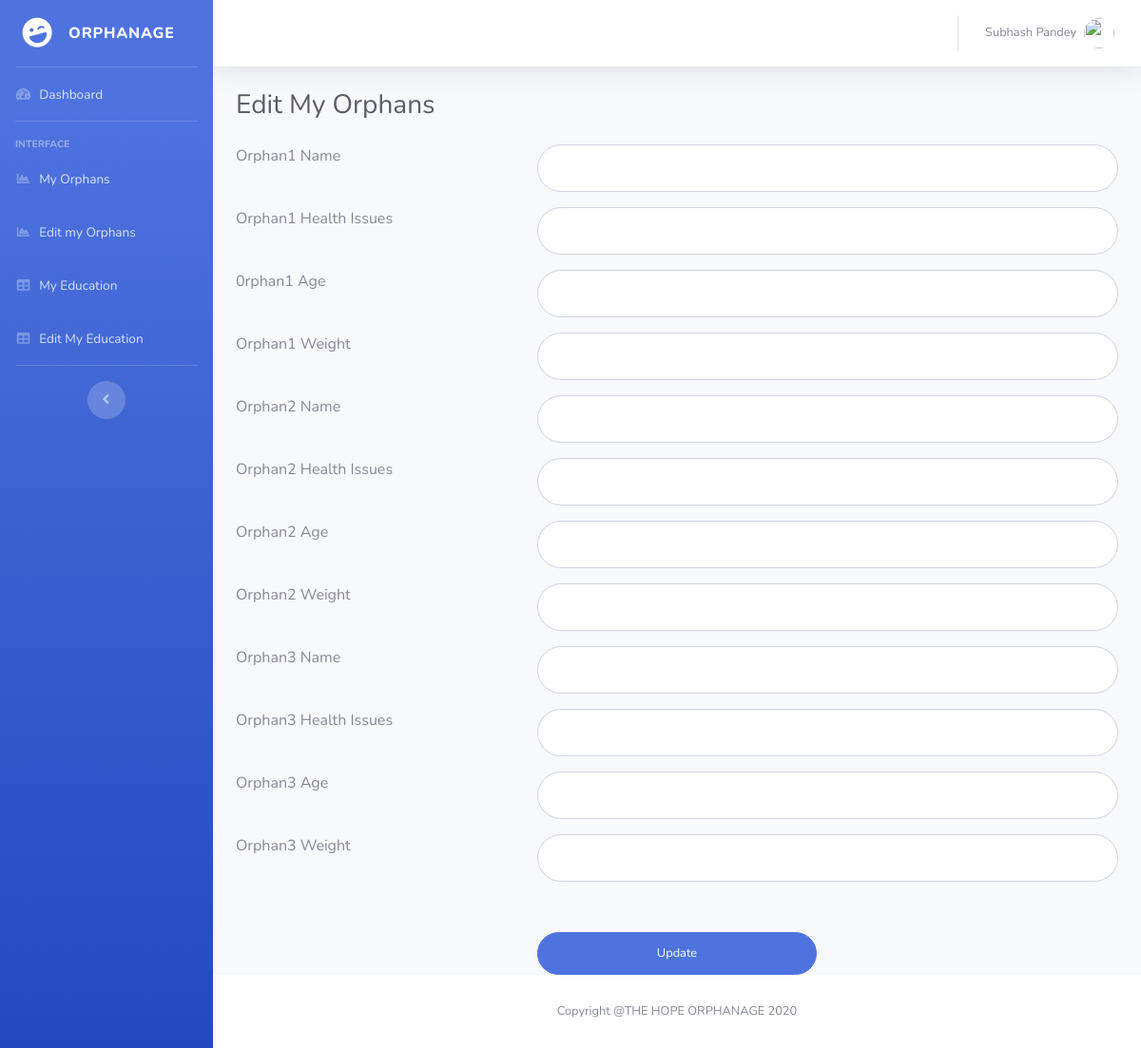
Before: /Orphanage-Record-Management-System-Project/erms/editmyexp.php (signed in) with the older database file.
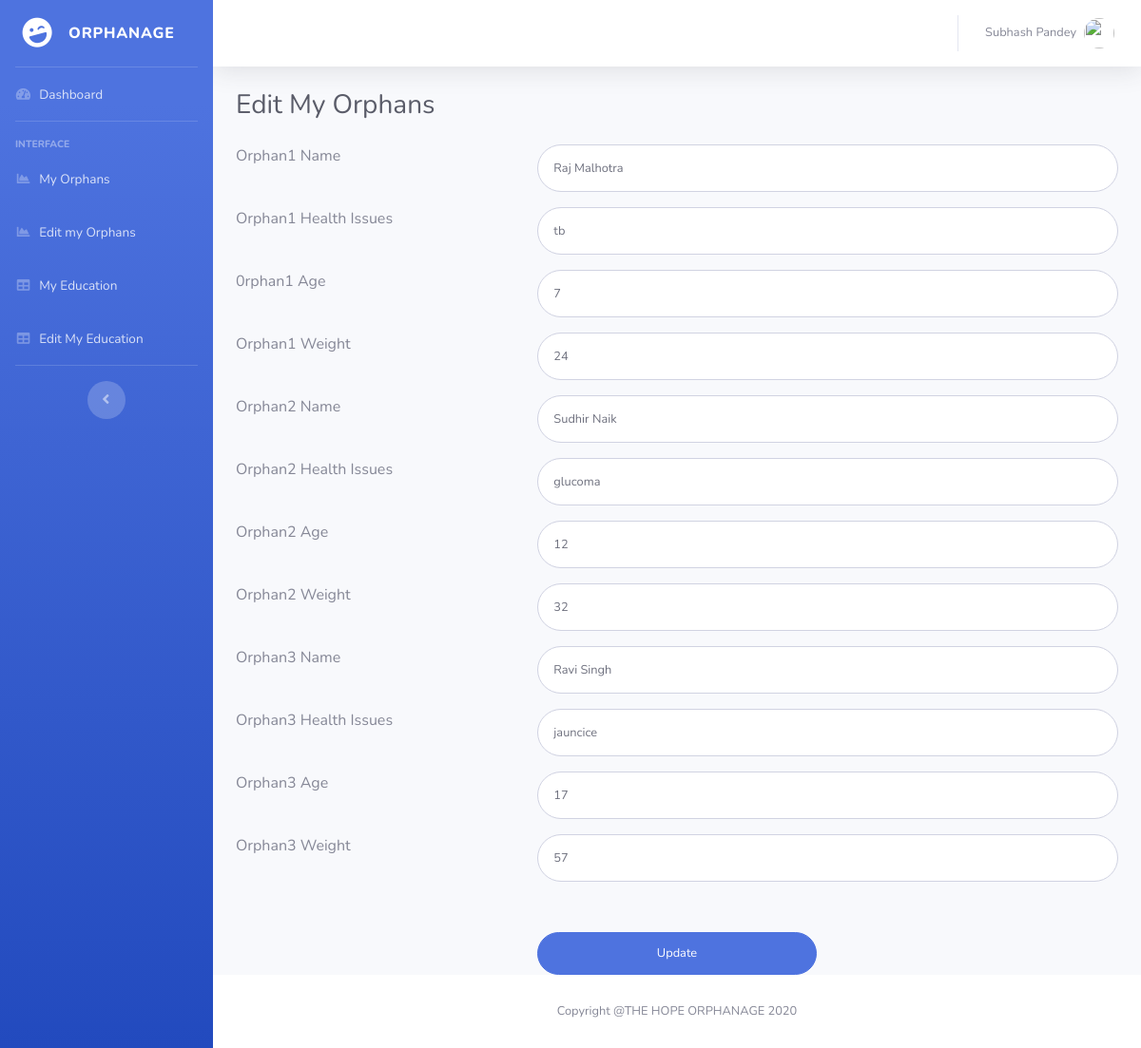
After: the same page with the newer database file.
### tables this page shows
CREATE TABLE `empexpireince` (
  `ID` int(11) NOT NULL,
  `EmpID` varchar(5) DEFAULT NULL,
  `Employer1Name` varchar(75) DEFAULT NULL,
  `Employer1Designation` varchar(50) DEFAULT NULL,
  `Employer1CTC` varchar(50) DEFAULT NULL,
  `Employer1WorkDuration` varchar(11) DEFAULT NULL,
  `Employer2Name` varchar(75) DEFAULT NULL,
  `Employer2Designation` varchar(50) DEFAULT NULL,
  `Employer2CTC` varchar(50) DEFAULT NULL,
  `Employer2WorkDuration` varchar(11) DEFAULT NULL,
  `Employer3Name` varchar(75) DEFAULT NULL,
  `Employer3Designation` varchar(50) DEFAULT NULL,
  `Employer3CTC` varchar(50) DEFAULT NULL,
  `Employer3WorkDuration` varchar(11) DEFAULT NULL
);

### Orphanage-Record-Management-System-Project/erms/editmyexp.php (the view, shortened to what the changed rows need)
<?php
include('includes/dbconnection.php');
if (strlen($_SESSION['uid']==0)) {
  header('location:logout.php');
  } else{
  ?>
<!DOCTYPE html>
<html lang="en">
<head>
  <link href="vendor/fontawesome-free/css/all.min.css" rel="stylesheet" type="text/css">
  <link href="css/sb-admin-2.min.css" rel="stylesheet">
</head>
<body id="page-top">
  <div id="wrapper">
    <div id="content-wrapper" class="d-flex flex-column">
      <div id="content">
        <div class="container-fluid">
          <h1 class="h3 mb-4 text-gray-800">Edit My Orphans</h1>
<form class="user" method="post" action="">
  <?php
 $empid=$_SESSION['uid'];
$ret=mysqli_query($con,"select * from empexpireince where EmpID='$empid'");
$num=mysqli_num_rows($ret);
if($num>0){
while ($row=mysqli_fetch_array($ret)) {
?>
               <div class="row">
                <div class="col-4 mb-3">Orphan1 Name</div>
                   <div class="col-8 mb-3">   <input type="text" class="form-control form-control-user" id="emp1name" name="emp1name" aria-describedby="emailHelp" value="<?php  echo $row['Employer1Name'];?>"></div>
                    </div>
                    <div class="row">
                      <div class="col-4 mb-3">Orphan1 Health Issues </div>
                     <div class="col-8 mb-3">  <input type="text" class="form-control form-control-user" id="emp1des" name="emp1des" aria-describedby="emailHelp" value="<?php  echo $row['Employer1Designation'];?>"></div>
                     </div>
                    <div class="row">
                    <div class="col-4 mb-3">0rphan1 Age </div>
                    <div class="col-8 mb-3">
                      <input type="text" class="form-control form-control-user" id="emp1ctc" name="emp1ctc" aria-describedby="emailHelp" value="<?php  echo $row['Employer1CTC'];?>"></div>
                    </div>
                    <div class="row">
                      <div class="col-4 mb-3">Orphan1 Weight</div>
                     <div class="col-8 mb-3">
                      <input type="text" class="form-control form-control-user" id="emp1workduration" name="emp1workduration" aria-describedby="emailHelp" value="<?php  echo $row['Employer1WorkDuration'];?>">
                    </div></div>
                    <div class="row">
                <div class="col-4 mb-3">Orphan2 Name</div>
                   <div class="col-8 mb-3">   <input type="text" class="form-control form-control-user" id="emp2name" name="emp2name" aria-describedby="emailHelp" value="<?php  echo $row['Employer2Name'];?>"></div>
                    </div>
                    <div class="row">
                      <div class="col-4 mb-3">Orphan2 Health Issues </div>
                     <div class="col-8 mb-3">  <input type="text" class="form-control form-control-user" id="emp2des" name="emp2des" aria-describedby="emailHelp" value="<?php  echo $row['Employer2Designation'];?>"></div>
                     </div>
                    <div class="row">
                    <div class="col-4 mb-3">Orphan2 Age </div>
                    <div class="col-8 mb-3">
                      <input type="text" class="form-control form-control-user" id="emp2ctc" name="emp2ctc" aria-describedby="emailHelp" value="<?php  echo $row['Employer2CTC'];?>"></div>
                    </div>
                    <div class="row">
                      <div class="col-4 mb-3">Orphan2 Weight</div>
                     <div class="col-8 mb-3">
                      <input type="text" class="form-control form-control-user" id="emp2workduration" name="emp2workduration" aria-describedby="emailHelp" value="<?php  echo $row['Employer2WorkDuration'];?>">
                    </div></div>
                    <div class="row">
                <div class="col-4 mb-3">Orphan3 Name</div>
                   <div class="col-8 mb-3">   <input type="text" class="form-control form-control-user" id="emp3name" name="emp3name" aria-describedby="emailHelp" value="<?php  echo $row['Employer3Name'];?>"></div>
                    </div>
                    <div class="row">
                      <div class="col-4 mb-3">Orphan3 Health Issues </div>
                     <div class="col-8 mb-3">  <input type="text" class="form-control form-control-user" id="emp3des" name="emp3des" aria-describedby="emailHelp" value="<?php  echo $row['Employer3Designation'];?>"></div>
                     </div>
                    <div class="row">
                    <div class="col-4 mb-3">Orphan3 Age </div>
                    <div class="col-8 mb-3">
                      <input type="text" class="form-control form-control-user" id="emp3ctc" name="emp3ctc" aria-describedby="emailHelp" value="<?php  echo $row['Employer3CTC'];?>"></div>
                    </div>
                    <div class="row">
                      <div class="col-4 mb-3">Orphan3 Weight</div>
                     <div class="col-8 mb-3">
                      <input type="text" class="form-control form-control-user" id="emp3workduration" name="emp3workduration" aria-describedby="emailHelp" value="<?php  echo $row['Employer3WorkDuration'];?>">
                    </div></div>
<?php } ?>
                  </form>
<?php } else {?>
  <div class="row" style="margin-top:4%">
                      <div class="col-12" style="font-size:18px; color:red;">First Add your orphan details after that you can edit orphan details.</div>
                    </div>
<?php } ?>
        </div>
      </div>
    </div>
  </div>
</body>
</html>
<?php }  ?>

Changed rows visible on the page:
changed empexpireince: emp1name (not shown) → "Raj Malhotra"; emp1des (not shown) → "tb"; emp1ctc (not shown) → "7"; emp1workduration (not shown) → "24"; emp2name (not shown) → "Sudhir Naik"; emp2des (not shown) → "glucoma"; emp2ctc (not shown) → "12"; emp2workduration (not shown) → "32"; emp3name (not shown) → "Ravi Singh"; emp3des (not shown) → "jauncice"; emp3ctc (not shown) → "17"; emp3workduration (not shown) → "57"
